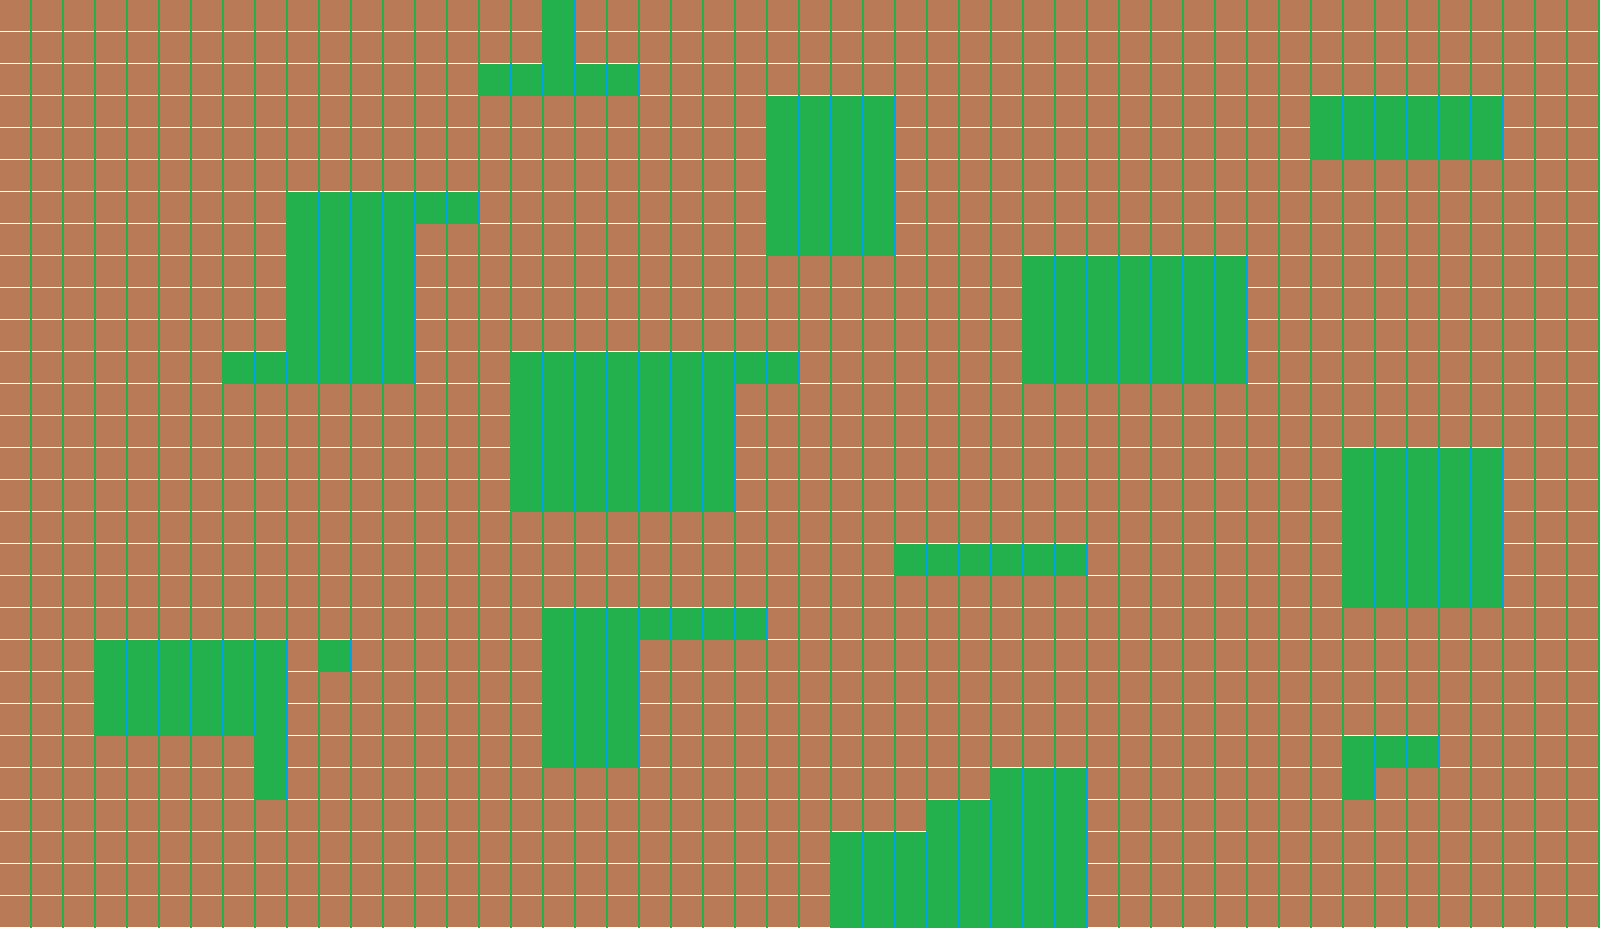

The image is a tile-based game level rendered from a .tmx file. Its description and complete source (layers, tilesets, objects, tile grids) follow:
An orthogonal 50x29 tile map with 32x32 px tiles, 1 tile layer (Tile Layer 1).

<map version="1.10" tiledversion="1.10.1" orientation="orthogonal" renderorder="right-down" width="50" height="29" tilewidth="32" tileheight="32" infinite="0" nextlayerid="2" nextobjectid="1">
 <tileset firstgid="1" source="TileSheet.tsx" />
 <layer id="1" name="Tile Layer 1" width="50" height="29">
  <data encoding="csv">
1,1,1,1,1,1,1,1,1,1,1,1,1,1,1,1,1,2,1,1,1,1,1,1,1,1,1,1,1,1,1,1,1,1,1,1,1,1,1,1,1,1,1,1,1,1,1,1,1,1,
1,1,1,1,1,1,1,1,1,1,1,1,1,1,1,1,1,2,1,1,1,1,1,1,1,1,1,1,1,1,1,1,1,1,1,1,1,1,1,1,1,1,1,1,1,1,1,1,1,1,
1,1,1,1,1,1,1,1,1,1,1,1,1,1,1,2,2,2,2,2,1,1,1,1,1,1,1,1,1,1,1,1,1,1,1,1,1,1,1,1,1,1,1,1,1,1,1,1,1,1,
1,1,1,1,1,1,1,1,1,1,1,1,1,1,1,1,1,1,1,1,1,1,1,1,2,2,2,2,1,1,1,1,1,1,1,1,1,1,1,1,1,2,2,2,2,2,2,1,1,1,
1,1,1,1,1,1,1,1,1,1,1,1,1,1,1,1,1,1,1,1,1,1,1,1,2,2,2,2,1,1,1,1,1,1,1,1,1,1,1,1,1,2,2,2,2,2,2,1,1,1,
1,1,1,1,1,1,1,1,1,1,1,1,1,1,1,1,1,1,1,1,1,1,1,1,2,2,2,2,1,1,1,1,1,1,1,1,1,1,1,1,1,1,1,1,1,1,1,1,1,1,
1,1,1,1,1,1,1,1,1,2,2,2,2,2,2,1,1,1,1,1,1,1,1,1,2,2,2,2,1,1,1,1,1,1,1,1,1,1,1,1,1,1,1,1,1,1,1,1,1,1,
1,1,1,1,1,1,1,1,1,2,2,2,2,1,1,1,1,1,1,1,1,1,1,1,2,2,2,2,1,1,1,1,1,1,1,1,1,1,1,1,1,1,1,1,1,1,1,1,1,1,
1,1,1,1,1,1,1,1,1,2,2,2,2,1,1,1,1,1,1,1,1,1,1,1,1,1,1,1,1,1,1,1,2,2,2,2,2,2,2,1,1,1,1,1,1,1,1,1,1,1,
1,1,1,1,1,1,1,1,1,2,2,2,2,1,1,1,1,1,1,1,1,1,1,1,1,1,1,1,1,1,1,1,2,2,2,2,2,2,2,1,1,1,1,1,1,1,1,1,1,1,
1,1,1,1,1,1,1,1,1,2,2,2,2,1,1,1,1,1,1,1,1,1,1,1,1,1,1,1,1,1,1,1,2,2,2,2,2,2,2,1,1,1,1,1,1,1,1,1,1,1,
1,1,1,1,1,1,1,2,2,2,2,2,2,1,1,1,2,2,2,2,2,2,2,2,2,1,1,1,1,1,1,1,2,2,2,2,2,2,2,1,1,1,1,1,1,1,1,1,1,1,
1,1,1,1,1,1,1,1,1,1,1,1,1,1,1,1,2,2,2,2,2,2,2,1,1,1,1,1,1,1,1,1,1,1,1,1,1,1,1,1,1,1,1,1,1,1,1,1,1,1,
1,1,1,1,1,1,1,1,1,1,1,1,1,1,1,1,2,2,2,2,2,2,2,1,1,1,1,1,1,1,1,1,1,1,1,1,1,1,1,1,1,1,1,1,1,1,1,1,1,1,
1,1,1,1,1,1,1,1,1,1,1,1,1,1,1,1,2,2,2,2,2,2,2,1,1,1,1,1,1,1,1,1,1,1,1,1,1,1,1,1,1,1,2,2,2,2,2,1,1,1,
1,1,1,1,1,1,1,1,1,1,1,1,1,1,1,1,2,2,2,2,2,2,2,1,1,1,1,1,1,1,1,1,1,1,1,1,1,1,1,1,1,1,2,2,2,2,2,1,1,1,
1,1,1,1,1,1,1,1,1,1,1,1,1,1,1,1,1,1,1,1,1,1,1,1,1,1,1,1,1,1,1,1,1,1,1,1,1,1,1,1,1,1,2,2,2,2,2,1,1,1,
1,1,1,1,1,1,1,1,1,1,1,1,1,1,1,1,1,1,1,1,1,1,1,1,1,1,1,1,2,2,2,2,2,2,1,1,1,1,1,1,1,1,2,2,2,2,2,1,1,1,
1,1,1,1,1,1,1,1,1,1,1,1,1,1,1,1,1,1,1,1,1,1,1,1,1,1,1,1,1,1,1,1,1,1,1,1,1,1,1,1,1,1,2,2,2,2,2,1,1,1,
1,1,1,1,1,1,1,1,1,1,1,1,1,1,1,1,1,2,2,2,2,2,2,2,1,1,1,1,1,1,1,1,1,1,1,1,1,1,1,1,1,1,1,1,1,1,1,1,1,1,
1,1,1,2,2,2,2,2,2,1,2,1,1,1,1,1,1,2,2,2,1,1,1,1,1,1,1,1,1,1,1,1,1,1,1,1,1,1,1,1,1,1,1,1,1,1,1,1,1,1,
1,1,1,2,2,2,2,2,2,1,1,1,1,1,1,1,1,2,2,2,1,1,1,1,1,1,1,1,1,1,1,1,1,1,1,1,1,1,1,1,1,1,1,1,1,1,1,1,1,1,
1,1,1,2,2,2,2,2,2,1,1,1,1,1,1,1,1,2,2,2,1,1,1,1,1,1,1,1,1,1,1,1,1,1,1,1,1,1,1,1,1,1,1,1,1,1,1,1,1,1,
1,1,1,1,1,1,1,1,2,1,1,1,1,1,1,1,1,2,2,2,1,1,1,1,1,1,1,1,1,1,1,1,1,1,1,1,1,1,1,1,1,1,2,2,2,1,1,1,1,1,
1,1,1,1,1,1,1,1,2,1,1,1,1,1,1,1,1,1,1,1,1,1,1,1,1,1,1,1,1,1,1,2,2,2,1,1,1,1,1,1,1,1,2,1,1,1,1,1,1,1,
1,1,1,1,1,1,1,1,1,1,1,1,1,1,1,1,1,1,1,1,1,1,1,1,1,1,1,1,1,2,2,2,2,2,1,1,1,1,1,1,1,1,1,1,1,1,1,1,1,1,
1,1,1,1,1,1,1,1,1,1,1,1,1,1,1,1,1,1,1,1,1,1,1,1,1,1,2,2,2,2,2,2,2,2,1,1,1,1,1,1,1,1,1,1,1,1,1,1,1,1,
1,1,1,1,1,1,1,1,1,1,1,1,1,1,1,1,1,1,1,1,1,1,1,1,1,1,2,2,2,2,2,2,2,2,1,1,1,1,1,1,1,1,1,1,1,1,1,1,1,1,
1,1,1,1,1,1,1,1,1,1,1,1,1,1,1,1,1,1,1,1,1,1,1,1,1,1,2,2,2,2,2,2,2,2,1,1,1,1,1,1,1,1,1,1,1,1,1,1,1,1
</data>
 </layer>
</map>